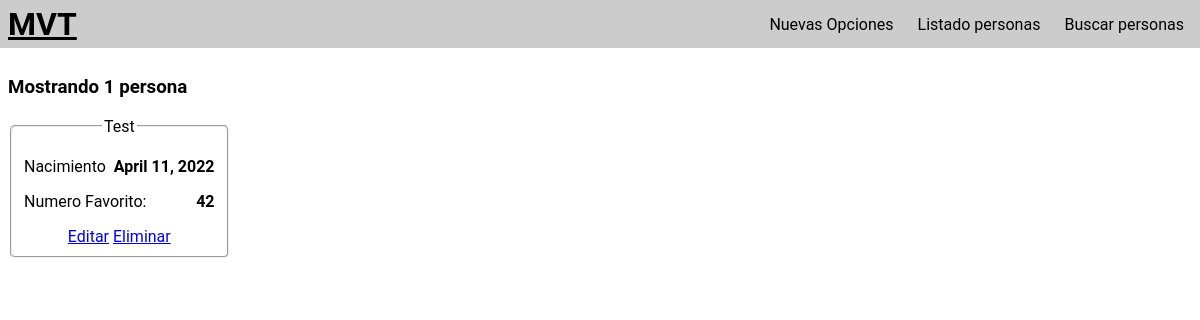
The page /people/ on the database as committed earlier.
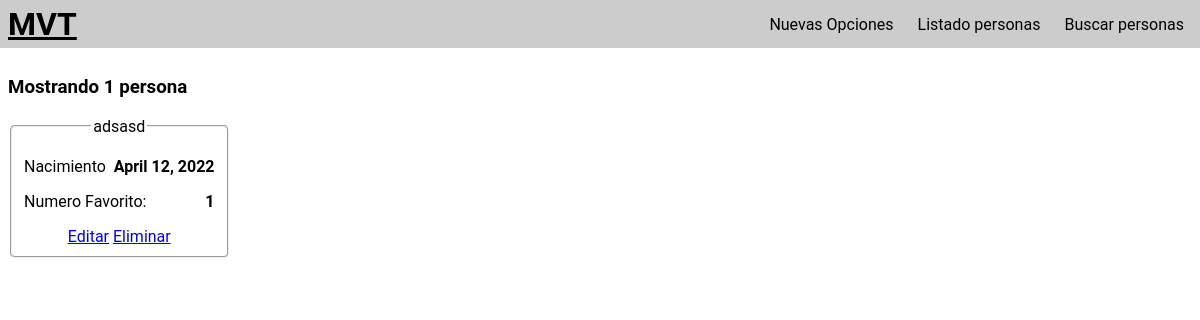
The same page on the database as committed later.
### MVT/models.py (models this page shows, shortened)
class Person(models.Model):
    name = models.CharField(max_length=30)
    born = models.DateField()
    favourite_number = models.IntegerField()
    favourite_movie = models.ForeignKey(Movie, on_delete=models.PROTECT)
    favourite_brand = models.ForeignKey(Brand, on_delete=models.PROTECT)

### MVT/views.py (the view)
# urls.py: path("people/", PersonList.as_view(), name='people'),
class PersonList(TemplateView):
    def get(self, request):
        template_name = "people/all.html"
        people = Person.objects.all()
        context = {
            "getObject": request.GET,
            "q_people": people.count(),
            "people": people,
        }
        return render(request, template_name, context)

### MVT/templates/people/all.html (shortened to what this page needs)
{% extends 'base.html' %}
{% block header_title %}
 <h3>
     {% if q_people > 0 %}
         Mostrando {{q_people}} persona{% if q_people > 1 %}s{% endif %}
     {% else %}
         No se encontraron personas (<a href="{% url 'addPerson' %}">Agregar?</a>)
     {% endif %}
{% endblock %}
{% block content %}
<ul>
    {% for person in people %}
    <li>
        <fieldset>
            <legend>{{ person.name }}</legend>
            <p>Nacimiento <b>{{ person.born }}</b></p>
            <p>Numero Favorito: <b>{{ person.favourite_number }}</b></p>
            <a href="{% url 'editPerson' id=person.id %}">Editar</a>
            <a href="{% url 'deletePerson' id=person.id %}">Eliminar</a>
        </fieldset>
    </li>
    {% endfor %}
</ul>
{% endblock %}

Rows that differ between the two databases and show on the page:
removed Person: name "Test", born "April 11, 2022", favourite_number "42"
added Person: name "adsasd", born "April 12, 2022", favourite_number "1"
